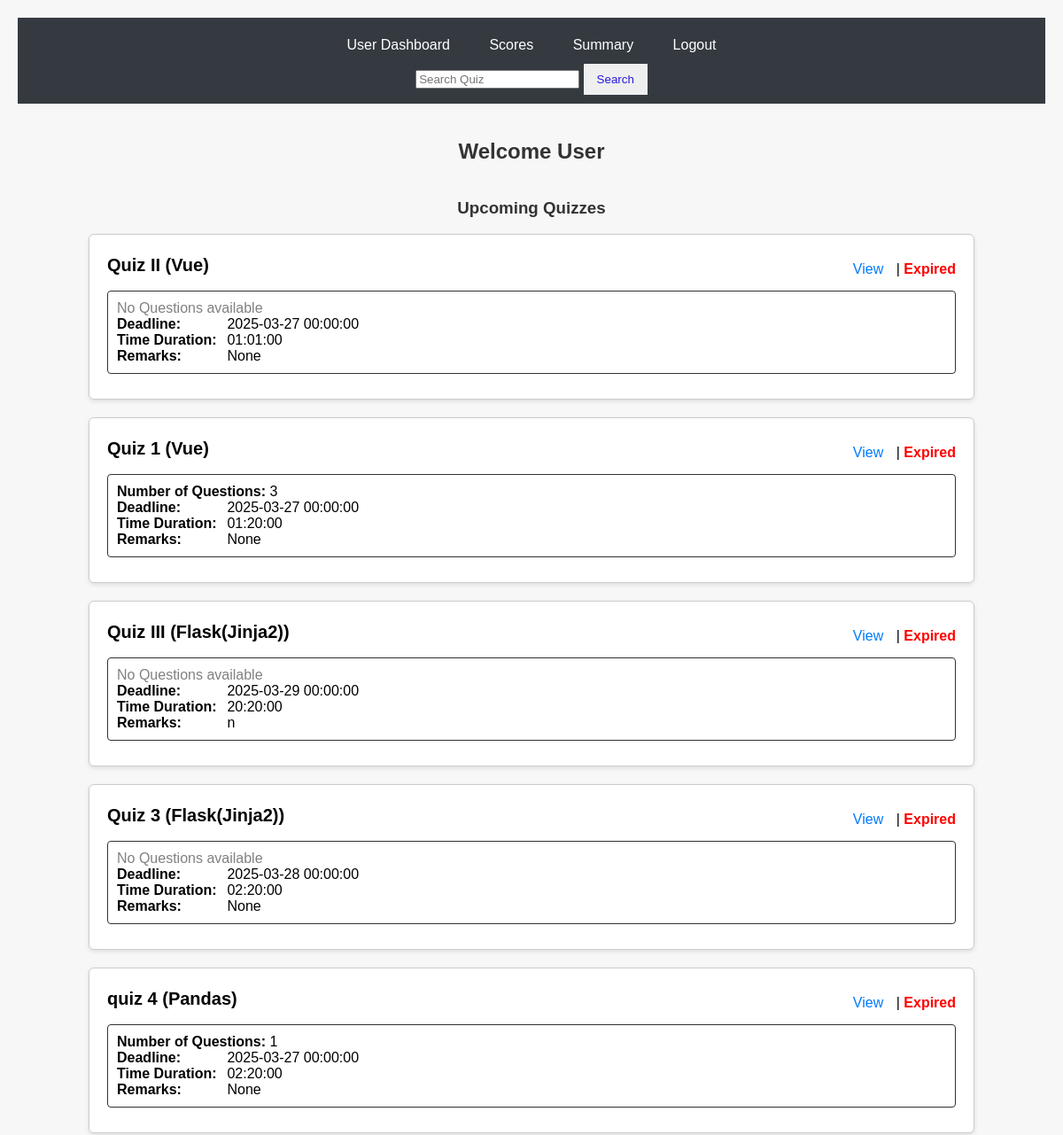
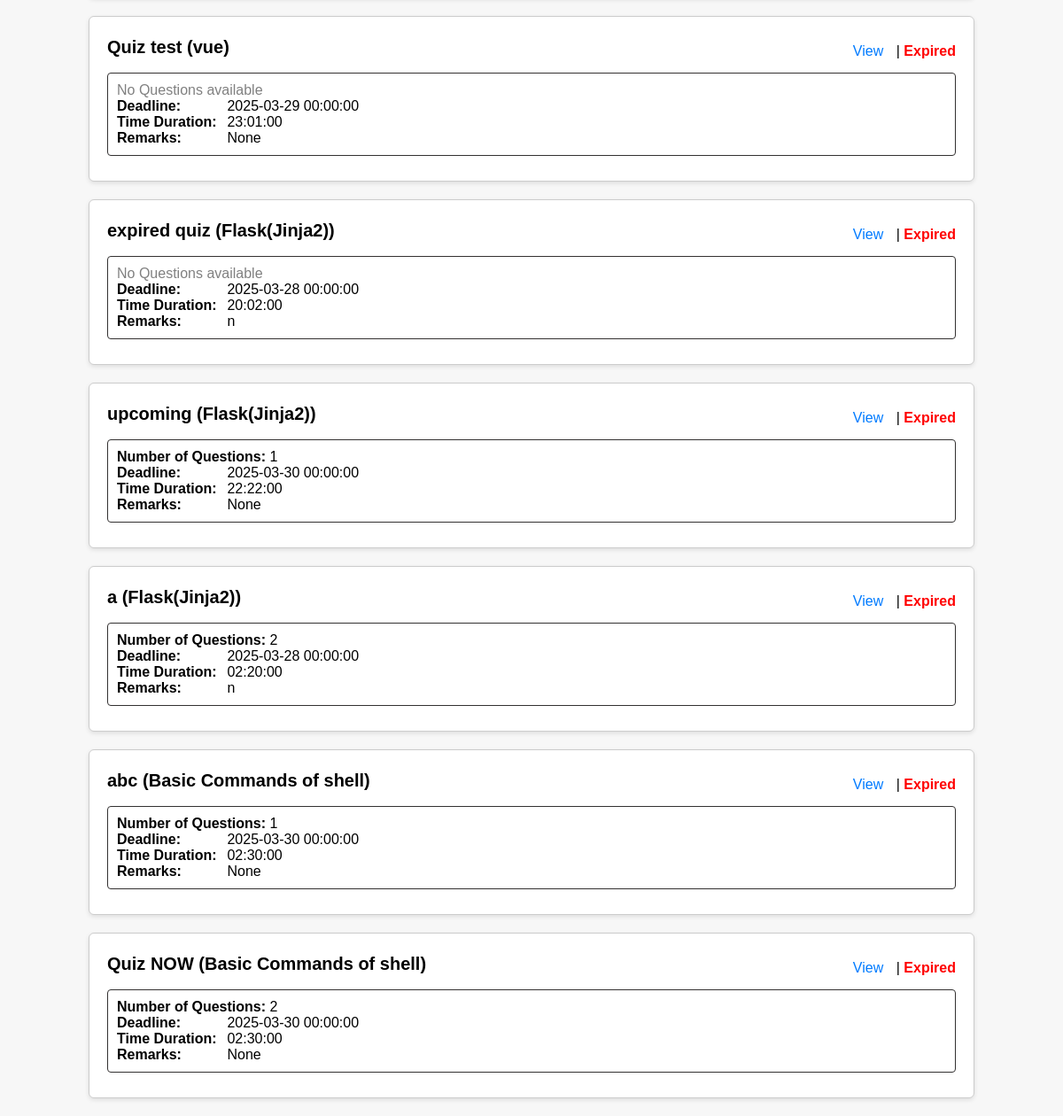
/user_dashboard/Quiz II, run on the app's committed database (2 pictures, top to bottom).
### applications/models.py (models this page shows)
class Quiz(db.Model):
    __tablename__ = 'quiz'
    id = db.Column(db.Integer, primary_key=True)
    name = db.Column(db.String(120), nullable=False)
    date_of_quiz = db.Column(db.DateTime, nullable=False)
    time_duration = db.Column(db.Time, nullable=False) #in hh:mm format
    remarks = db.Column(db.String(300), unique=False, nullable=True)
    chapter_id = db.Column(db.Integer, db.ForeignKey('chapter.id'), nullable = False)
    __table_args__ = {'extend_existing': True}
    questions = db.relationship('Question', backref='quiz', lazy=True, cascade = "all, delete-orphan")
    scores = db.relationship('Score', backref='quiz', lazy=True, cascade = "all, delete")

class Chapter(db.Model):
    __tablename__ = 'chapter'
    id = db.Column(db.Integer, primary_key=True)
    name = db.Column(db.String(120), nullable=False)
    description = db.Column(db.String(300), unique=False, nullable=True)
    subject_id = db.Column(db.Integer, db.ForeignKey('subject.id'), nullable = False)
    __table_args__ = {'extend_existing': True}
    quizzes = db.relationship('Quiz', backref='chapter', lazy=True, cascade = "all, delete")

### applications/controllers.py (the view)
@app.route('/user_dashboard/<name>')
def user_dashboard(name):
    user = User.query.filter_by(username=name).first()
    quiz_list = Quiz.query.all()
    current_date = datetime.datetime.now()
    return render_template('user_dashboard.html', user = user, quizzes = quiz_list, current_date = current_date)

### templates/user_dashboard.html (shortened to what this page needs)
<!DOCTYPE html>
<html>
<head>
</head>
<body>
<div class="navbar">
    <a href="{{ url_for('user_dashboard', name=user.username) }}">User Dashboard</a>
    <a href="{{ url_for('scores', name=user.username) }}">Scores</a>
    <a href="{{ url_for('summary', name=user.username) }}">Summary</a>
    <a href="{{ url_for('signup') }}">Logout</a>
    <form class="form-inline my-2 my-lg-0" action="{{ url_for('search_quizzes', name = user.username) }}" method="GET">
        <input class="form-control mr-sm-2 search-input" type="search" name="query" placeholder="Search Quiz" aria-label="Search">
        <button class="btn btn-outline-light my-2 my-sm-0 search-btn" type="submit">Search</button>
    </form>
</div>
    <h2>Welcome User</h2>
    <h3>Upcoming Quizzes</h3>
    <div class="subject-container">
        {% if quizzes %}
            {% for quiz in quizzes %}
            <div class="subject-card">
                <div class="subject-header">
                    <div>
                        <div class="subject-name">{{ quiz.name }} ({{ quiz.chapter.name }})</div>
                    </div>
                    <div class="actions">
                        <a href="{{ url_for('view_quiz', quiz_id = quiz.id, name=user.username) }}">View</a> |
                        {% if quiz.date_of_quiz >= current_date %}
                            <a href="{{ url_for('start_quiz', quiz_id = quiz.id, name=user.username) }}">Start</a>
                        {% else %}
                            <span style="color: red; font-weight: bold;">Expired</span>
                        {% endif %}
                    </div>
                </div>
                {% if quiz.questions %}
                <div class="chapter-list">
                    <div class="chapter-item">
                        <div><span><strong>Number of Questions:</strong></span> {{ quiz.questions|length }}</div>
                        <div><span><strong>Deadline:</strong></span> {{ quiz.date_of_quiz }}</div>
                        <div><span><strong>Time Duration:</strong></span> {{ quiz.time_duration }}</div>
                        <div><span><strong>Remarks:</strong></span> {{ quiz.remarks }}</div>
                    </div>
                </div>
                {% else %}
                <div class="chapter-list">
                    <div class="chapter-item">
                        <div class="no-data-quiz">No Questions available</div>
                        <div><span><strong>Deadline:</strong></span> {{ quiz.date_of_quiz }}</div>
                        <div><span><strong>Time Duration:</strong></span> {{ quiz.time_duration }}</div>
                        <div><span><strong>Remarks:</strong></span> {{ quiz.remarks }}</div>
                    </div>
                </div>
                {% endif %}
            </div>
            {% endfor %}
        {% else %}
            <div class="no-data">No Quizzes found</div>
        {% endif %}
    </div>
</body>
</html>

### templates/user_dashboard.html (style rules this page uses)
body { font-family: Arial, sans-serif; background-color: #f7f7f7; display: flex; flex-direction: column; align-items: center; min-height: 100vh; margin: 0; padding: 20px; }
h2, h3 { color: #333; text-align: center; }
.navbar { background-color: #343a40; overflow: hidden; width: 100%; padding: 10px 0; text-align: center; margin-bottom: 20px; }
.navbar a { color: white; padding: 12px 20px; text-decoration: none; display: inline-block; }
.subject-container { width: 90%; max-width: 1000px; display: flex; flex-direction: column; gap: 20px; }
.subject-card { background-color: #fff; padding: 20px; border: 1px solid #ccc; border-radius: 6px; box-shadow: 0 2px 5px rgba(0,0,0,0.1); }
.subject-header { display: flex; justify-content: space-between; align-items: center; }
.subject-name { font-size: 20px; font-weight: bold; }
.chapter-list { margin-top: 15px; }
.chapter-item { padding: 10px; border: 1px solid #333131; margin-bottom: 8px; border-radius: 4px; }
.chapter-item span { display: inline-block; min-width: 120px; }
.actions { margin-top: 10px; }
.actions a { margin-right: 10px; text-decoration: none; color: #007BFF; }
.no-data-quiz { color: gray; text-align: left; }
button { padding: 10px 15px; border: none; color: rgb(38, 24, 224); cursor: pointer; }

### data on the page
Quiz: name "Quiz II", chapter.name "Vue", shows "Expired", date_of_quiz "2025-03-27 00:00:00", time_duration "01:01:00", remarks "None"
Quiz: name "Quiz 1", chapter.name "Vue", shows "Expired", questions|length "3", date_of_quiz "2025-03-27 00:00:00", time_duration "01:20:00", remarks "None"
Quiz: name "Quiz III", chapter.name "Flask(Jinja2)", shows "Expired", date_of_quiz "2025-03-29 00:00:00", time_duration "20:20:00", remarks "n"
Quiz: name "Quiz 3", chapter.name "Flask(Jinja2)", shows "Expired", date_of_quiz "2025-03-28 00:00:00", time_duration "02:20:00", remarks "None"
Quiz: name "quiz 4", chapter.name "Pandas", shows "Expired", questions|length "1", date_of_quiz "2025-03-27 00:00:00", time_duration "02:20:00", remarks "None"
Quiz: name "Quiz test", chapter.name "vue", shows "Expired", date_of_quiz "2025-03-29 00:00:00", time_duration "23:01:00", remarks "None"
Quiz: name "expired quiz", chapter.name "Flask(Jinja2)", shows "Expired", date_of_quiz "2025-03-28 00:00:00", time_duration "20:02:00", remarks "n"
Quiz: name "upcoming", chapter.name "Flask(Jinja2)", shows "Expired", questions|length "1", date_of_quiz "2025-03-30 00:00:00", time_duration "22:22:00", remarks "None"
Quiz: name "a", chapter.name "Flask(Jinja2)", shows "Expired", questions|length "2", date_of_quiz "2025-03-28 00:00:00", time_duration "02:20:00", remarks "n"
Quiz: name "abc", chapter.name "Basic Commands of shell", shows "Expired", questions|length "1", date_of_quiz "2025-03-30 00:00:00", time_duration "02:30:00", remarks "None"
Quiz: name "Quiz NOW", chapter.name "Basic Commands of shell", shows "Expired", questions|length "2", date_of_quiz "2025-03-30 00:00:00", time_duration "02:30:00", remarks "None"
